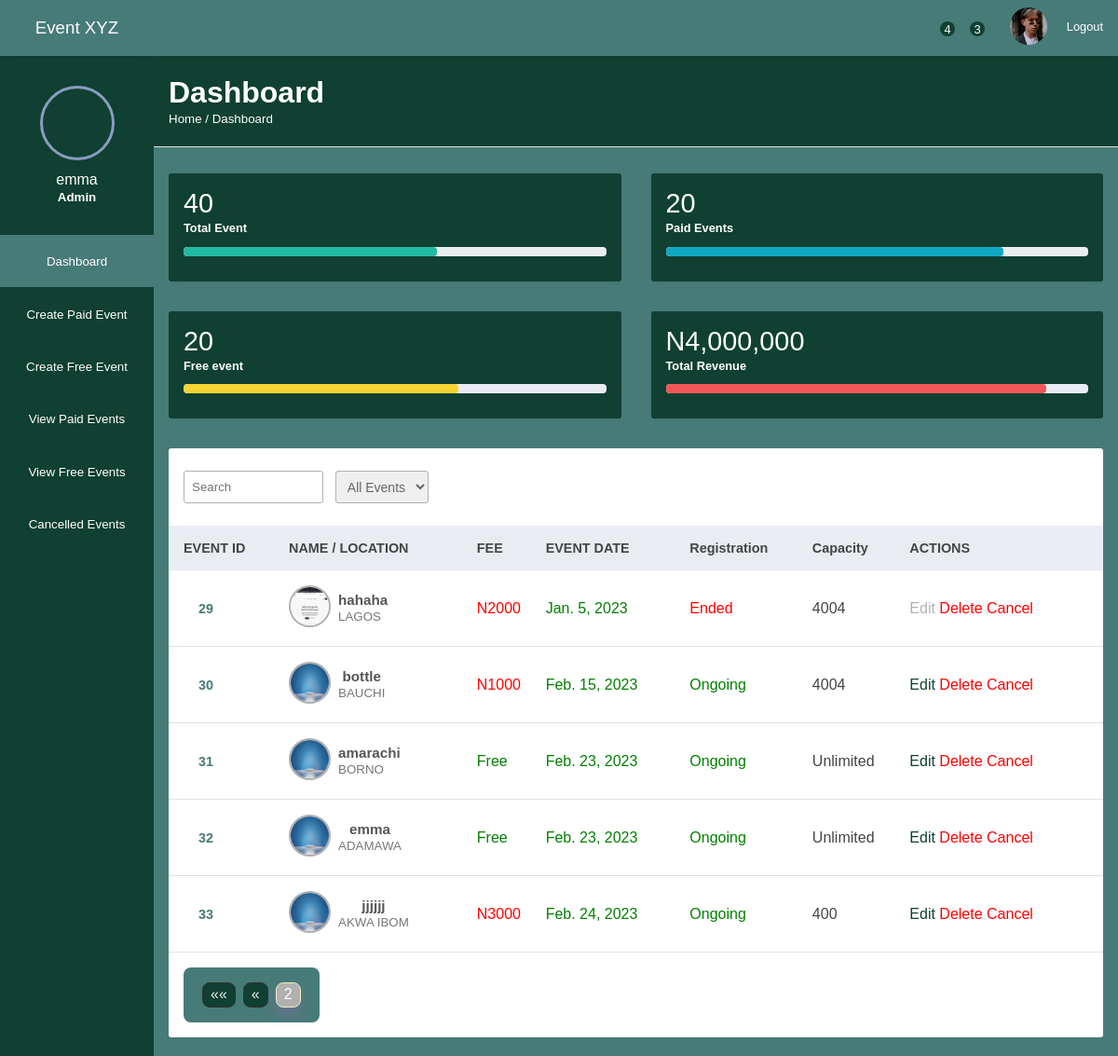
The page /admin-view/?page=2 (signed in) on the database as committed earlier.
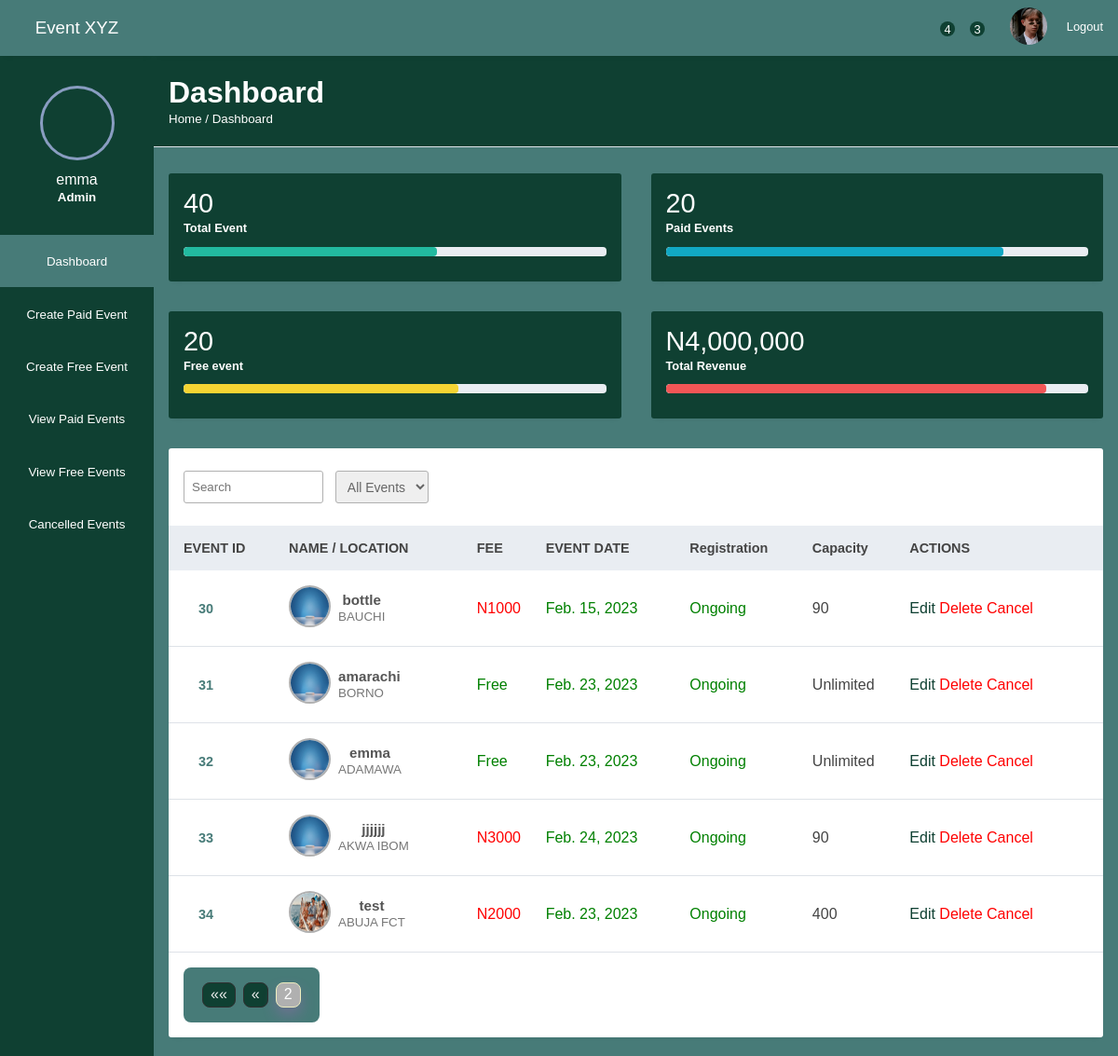
The same page on the database as committed later.
### AdminSection/models.py (models this page shows, shortened)
class Event(models.Model):
    event_name = models.CharField(max_length=100)
    location = models.CharField(max_length=100)
    price = models.CharField(max_length=100, blank=True, null=True,)
    space_capacity = models.IntegerField(blank=True, null=True,)
    description = models.TextField(max_length=5000, blank=True, null=True,)
    event_date = models.DateField(null=True, blank=True)
    event_time = models.TimeField(null=True, blank=True)
    event_end_date = models.DateTimeField(null=True, blank=True)
    bookings = models.IntegerField(default=0)
    slot_left = models.IntegerField(default=0)
    header_images = models.ImageField(null=True, blank=True, upload_to="images/")
    is_cancelled = models.BooleanField(default=False)
    def expired_event(self):
        mydate = timezone.now().date()
        if mydate > self.event_date:
            return True

### AdminSection/views.py (the view)
# urls.py: path("", EventView.as_view(), name="admin_events_page"),
class EventView(ListView):
    model = Event
    template_name = "events_page.html"
    paginate_by = 5

### AdminSection/templates/events_page.html (shortened to what the changed rows need)
{%extends 'base.html' %}
{%block details%}
{% if user.is_superuser %}
<div class="analytics">
    <div class="card">
        <div class="card-head">
            <h2>40</h2>
        </div>
    </div>
    <div class="card">
        <div class="card-head">
            <h2>20</h2>
        </div>
    </div>
    <div class="card">
        <div class="card-head">
            <h2>20</h2>
        </div>
    </div>
    <div class="card">
        <div class="card-head">
            <h2>N4,000,000</h2>
        </div>
    </div>
</div>
{%endif%}
{%endblock%}
{% block content%}
{% load static %}
{% if user.is_superuser %}
<table width="100%">
        <thead>
            <tr>
                <th>EVENT ID</th>
                <th> NAME / LOCATION</th>
                <th> FEE</th>
                <th> EVENT DATE</th>
                <th> Registration</th>
                <th> Capacity</th>
                <th> ACTIONS</th>
            </tr>
        </thead>
        <tbody>
        {% for event in object_list %}
            {%if event.is_cancelled == 0%}
            <tr data-href="{% url 'admin_details_page' event.pk%}">
                <td> <a href="/admin/all-customers.html">{{event.id}} </a> </td>
                <td>
                    <div class="client">
                        <div >
                            <img src = "{{event.header_images.url}}" class="client-img bg-img">
                        </div>
                        <div class="client-info">
                            <h4>{{event.event_name}}</h4>
                            <small>{{event.location}}</small>
                        </div>
                    </div>
                </td>
                <td>
                    {%if event.price%}
                        <span style="color: red;">N{{event.price}}</span>
                    {%else%}
                        <span style="color: green;">Free</span>
                    {%endif%}
                </td>
                <td style="color: green;">
                    {{event.event_date}}
                </td>
                <td style="color: green;">
                    {%if event.expired_event%}
                        <span style= "color:red"> Ended</span>
                    {%else%}
                        Ongoing
                    {%endif%}
                </td>
                <td>
                    {%if event.space_capacity%}
                        {{event.space_capacity}}
                    {%else%}
                        Unlimited
                    {%endif%}
                </td>
                <td>
                    <div class="hello">
                            {%if user.is_superuser%}
                                {%if event.price%}
                                    {%if event.expired_event%}
                                    <span class="las la-ban" style="color: rgb(176, 177, 181);"> Edit</span>
                                    {%else%}
                                    <a href="{% url 'update_event' event.pk%}"><span class="las la-edit" style="color: #0f4032;"> Edit </span></a>
                                    {%endif%}
                                {%else%}
                                    {%if event.expired_event%}
                                    <span class="las la-ban" style="color: rgb(176, 177, 181);"> Edit</span>
                                    {%else%}
                                    <a href="{% url 'update_free_event' event.pk%}"><span class="las la-edit" style="color: #0f4032;"> Edit </span></a>
                                    {%endif%}
                                {%endif%}
                                    <a href="{% url 'delete_event' event.pk%}"> <span class="las la-trash" style="color: red;">  Delete </span></a>
                                {%if event.is_cancelled == 0%}
                                    <a href="{% url 'cancel_event' event.pk%}"> <span class="las la-ban" style="color: red;"> Cancel</span></a>
                                {%endif%}
                            {%endif%}
                    </div>
                </td>
            </tr>
            {%endif%}
        {% endfor %}
    </tbody>
</table>
<div class="record-header">
    <div class="browse">
        <section>
            <ul class="page">
                {% if is_paginated %}
                    {% for i in paginator.page_range %}
                        {% if page_obj.number == i %}
                            <a class="active"><li>{{ i }}</li></a>
                            {% elif i > page_obj.number and i < page_obj.number|add:5 %}
                            <a href="?page={{ i }}"><li>{{ i }}</li></a>
                        {% endif %}
                    {% endfor %}
                {%else%}
                    <a ><li><span>&laquo;</span></li></a>
                    <a ><li><span>&raquo;</span></li></a>
                {% endif %}
            </ul>
        </section>
    </div>
</div>
{%else%}
    <div style="color:red;"> You are not an admin. </div>
{% endif %}
</div>
{%endblock%}

Rows that differ between the two databases and show on the page:
no longer on this page (row edited): Event: id "29", header_images (picture), event_name "hahaha", location "LAGOS", price "2000", event_date "Jan. 5, 2023", shows "Ended", space_capacity "4004", shows "Edit", is_cancelled "Cancel"
changed Event "Feb. 15, 2023": space_capacity "4004" → "90"
changed Event "Feb. 24, 2023": space_capacity "400" → "90"
added Event: id "34", header_images (picture), event_name "test", location "ABUJA FCT", price "2000", event_date "Feb. 23, 2023", shows "Ongoing", space_capacity "400", shows "Edit", is_cancelled "Cancel"
